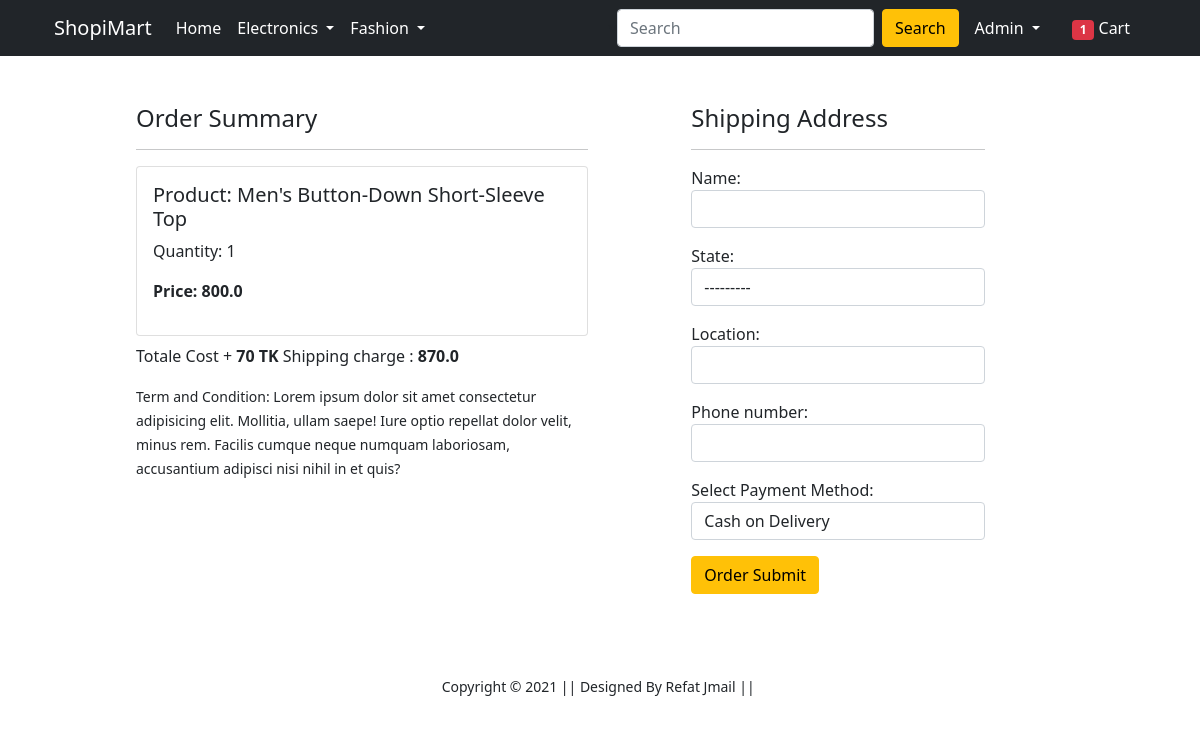
Screenshot of /checkout/ (signed in) with the database file from the repository.
### app/models.py (models this page shows, shortened)
class Cart(models.Model):
    user = models.ForeignKey(User, on_delete=models.CASCADE)
    product = models.ForeignKey(Product, on_delete=models.CASCADE)
    quantity = models.PositiveIntegerField(default=1)
    @property
    def total_cost(self):
        return self.quantity * self.product.discounted_price

class Product(models.Model):
    title = models.CharField(max_length=100)
    selling_price = models.FloatField()
    discounted_price = models.FloatField()
    discription = models.TextField()
    brand = models.CharField(max_length=100)
    category = models.CharField(choices=CATEGORY_CHOICES, max_length=2)
    product_img =models.ImageField(upload_to='productimg')

### app/views.py (the view)
# urls.py: path('checkout/', views.checkout, name='checkout'),
@login_required
def checkout(request):
    if request.method == 'POST':
        user = request.user
        SAForm = ShippingAddressForm(request.POST)
        if SAForm.is_valid():
            location = SAForm.cleaned_data['location']
            name = SAForm.cleaned_data['name']
            phone_number = SAForm.cleaned_data['phone_number']
            state = SAForm.cleaned_data['state']
            payment_method = SAForm.cleaned_data['payment_method']
        else:
            messages.error(request,'Unvalid')
            return redirect("checkout")
        cart = Cart.objects.filter(user=user)
        for c in cart:
            OrderPlaced(user=user, location=location, name=name, phone_number=phone_number, state=state, payment_method=payment_method, product=c.product, quantity=c.quantity).save()
            c.delete()
        return redirect("orders")
    else:
        SAForm = ShippingAddressForm()
        user = request.user
        cart_items = Cart.objects.filter(user=user)
        totalitem = 0
        if request.user.is_authenticated:
            totalitem = len(Cart.objects.filter(user=request.user))
        amount = 0.0
        shipping_amount = 70.0
        cart_product = [p for p in Cart.objects.all() if p.user == request.user]
        if cart_product:
                for p in cart_product:
                    temp_amount = (p.quantity * p.product.discounted_price)
                    amount += temp_amount
                if amount == 0:
                    total_amount = 0.0
                else:
                    total_amount = shipping_amount + amount
        else:
            messages.error(request,'Please add product before order placed')
            return redirect("show-cart")
        context={'SAForm':SAForm, 'cart_items':cart_items, 'total_amount':total_amount, 'totalitem':totalitem}
        return render(request, 'app/checkout.html', context)

### app/forms.py
class ShippingAddressForm(forms.ModelForm):
    class Meta:
        model = OrderPlaced
        fields = ['name', 'state', 'location', 'phone_number', 'payment_method']
        labels = {'payment_method':'Select Payment Method'}
        widgets = {
            'state':forms.Select(attrs={'class':'form-control'}),
            'name':forms.TextInput(attrs={'class':'form-control'}),
            'location':forms.TextInput(attrs={'class':'form-control'}),
            'phone_number':forms.NumberInput(attrs={'class':'form-control'}),
            'payment_method':forms.Select(attrs={'class':'form-control'}),
        }

### app/templates/app/checkout.html (shortened to what this page needs)
{% extends 'app/base.html' %}
{% load static %}
{% block main-content %}
<div class="container">
 <div class="row mt-5">
  <div class="col-sm-6">
    <h4>Order Summary</h4>
    <hr>
    {% for item in cart_items %}
      <div class="card mb-2">
        <div class="card-body">
          <h5>Product: {{item.product.title}}</h5>
          <p>Quantity: {{item.quantity}}</p>
          <p class="fw-bold">Price: {{item.total_cost}}</p>
        </div>
      </div>
      {% endfor %}
      <p>Totale Cost + <b>70 TK</b> Shipping charge : <b>{{total_amount}}</b></p>
    <small>Term and Condition: Lorem ipsum dolor sit amet consectetur adipisicing elit. Mollitia, ullam saepe! Iure optio repellat dolor velit, minus rem. Facilis cumque neque numquam laboriosam, accusantium adipisci nisi nihil in et quis?</small>
  </div>
  <div class="col-sm-4 offset-sm-1">
    <h4>Shipping Address</h4>
    <hr>
    <form action="" method="POST" id="myForm">
      {% for fm in SAForm %}
      <div class="form-group mb-3">
        {{fm.label_tag}} {{fm}} <small class="text-danger" >{{fm.errors|striptags}}</small>
     </div>
        {% endfor %}
            <input class="btn btn-warning" type="submit" id="ordersubmit" style="display: block;"  value="Order Submit">
          </form>
      <br>
    </div>
  </div>
</div>
{% endblock main-content %}

### app/templates/app/base.html (shortened to what this page needs)
<!doctype html>
{% load static %}
<html lang="en">
  <head>
    <link href="https://cdn.jsdelivr.net/npm/bootstrap@5.0.0-beta1/dist/css/bootstrap.min.css" rel="stylesheet">
    <link rel="stylesheet" href="{% static 'app/css/owl.carousel.min.css' %}">
    <link rel="stylesheet" href="{% static 'app/css/all.min.css' %}">
    <link rel="stylesheet" href="{% static 'app/css/style.css' %}">
  </head>
  <body>
    <div class="container-fluid my-auto mx-auto">
      <div class="row">
        <div class="col-sm-1">
        </div>
        <div class="col-sm-10">
    <nav class="navbar navbar-expand-lg navbar-dark bg-dark fixed-top">
     <div class="container">
       <a class="navbar-brand" href="/">ShopiMart</a>
       <div class="collapse navbar-collapse" id="navbarSupportedContent">
         <ul class="navbar-nav me-auto mb-2 mb-lg-0">
           <li class="nav-item">
             <a class="nav-link active" aria-current="page" href="/">Home</a>
           </li>
           <li class="nav-item dropdown">
             <a class="nav-link dropdown-toggle text-white" href="#" id="electronicsDropdown" role="button" data-bs-toggle="dropdown" aria-expanded="false">
               Electronics
             </a>
           </li>
           <li class="nav-item dropdown">
             <a class="nav-link dropdown-toggle text-white" href="#" id="fashionDropdown" role="button" data-bs-toggle="dropdown" aria-expanded="false">
               Fashion
             </a>
           </li>
         </ul>v
         <form class="d-flex">
           <input class="form-control me-2" type="search" placeholder="Search" aria-label="Search">
           <button class="btn btn-warning" type="submit">Search</button>
          </form>
         <div>
          <ul class="navbar-nav me-auto mb-2 mb-lg-0">
            {% if request.user.is_authenticated %}
           <li class="nav-item dropdown mx-2">
              <a class="nav-link dropdown-toggle text-white" href="#" id="profileDropdown" role="button" data-bs-toggle="dropdown" aria-expanded="false">
                {{user.username|capfirst}}
              </a>
            </li>
            <li class="nav-item mx-2">
             <a href="{% url 'show-cart' %}" class="nav-link text-white"><span class="badge bg-danger">{{totalitem}} </span> Cart </a>
            </li>
            {% endif %}
          </ul>
         </div>
       </div>
     </div>
    </nav>
    <div class="pt-5 my-2">
      {% block main-content %} {% endblock main-content %}
    </div>
    <footer class="container-fluid bg-white text-center p-2 mt-5">
        <small class="text-dark">Copyright &copy; 2021 || Designed By Refat Jmail || </small>
    </footer>
  </div>
  <div class="col-sm-1">
  </div>
  </body>
</html>

### rows the page displays
Cart: product "Men's Button-Down Short-Sleeve Top", quantity "1", total_cost "800.0"

### other values shown
{{ user.username|capfirst }} "Admin"
{{ totalitem }} "1"
{{ total_amount }} "870.0"
{{ fm.label_tag }} "Name:" "State:" "Location:" "Phone number:" "Select Payment Method:"
